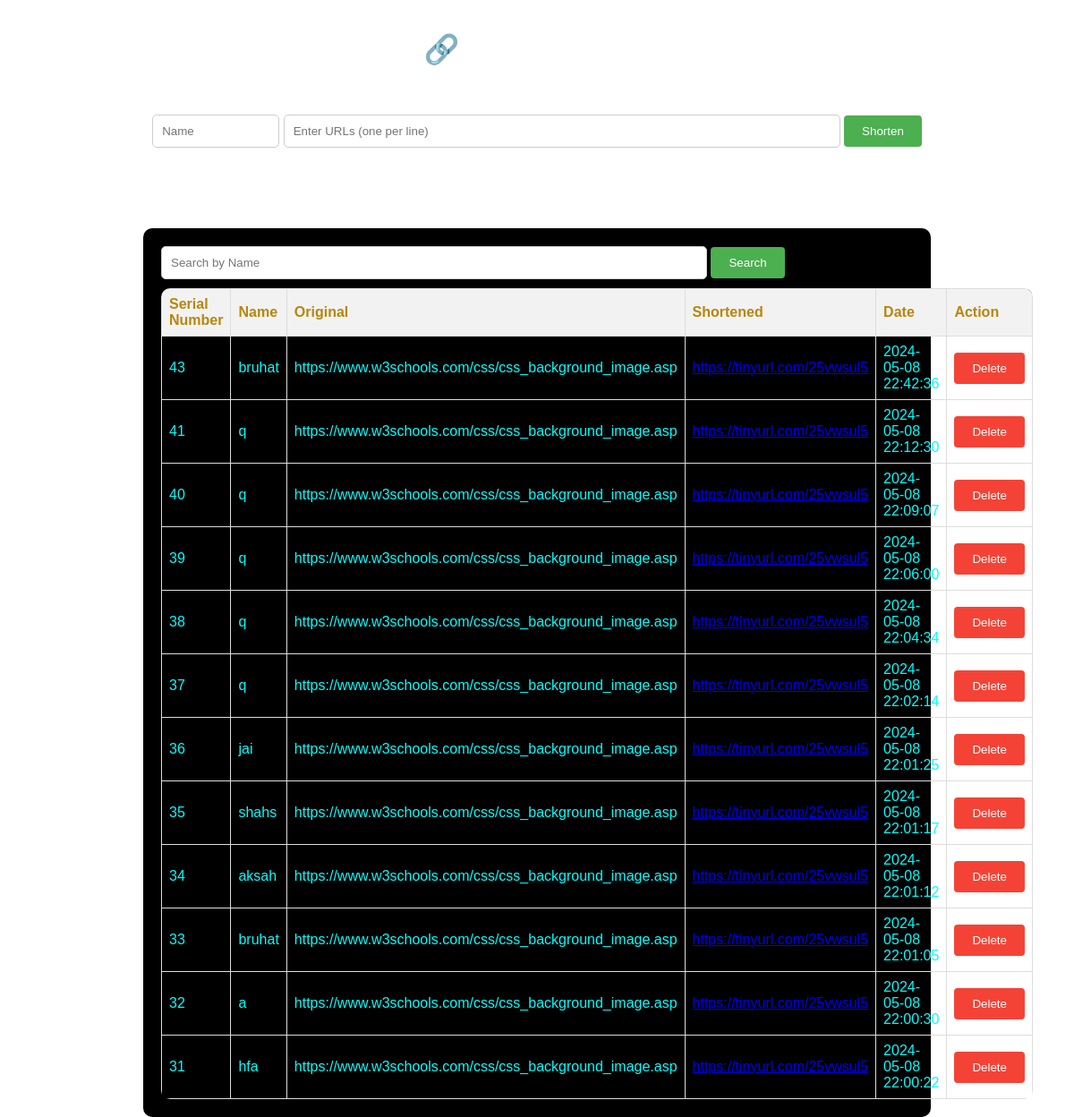
The page / on the database its author committed.
### tables this page shows
CREATE TABLE urls
                 (id INTEGER PRIMARY KEY AUTOINCREMENT, name TEXT, original TEXT, shortened TEXT, date TEXT);

### urlapp.py (the view)
@app.route('/', methods=['GET', 'POST'])
def index():
    if request.method == 'POST':
        if 'search_query' in request.form:
            search_query = request.form.get('search_query')
            if search_query:
                search_result = search_urls(search_query)
                return render_template('index.html', shortened_urls=search_result)
        else:
            name = request.form.get('name')
            urls = request.form.get('urls').splitlines()
            shortened_urls = []
            for url in urls:
                shortened_url = shorten_url(url)
                shortened_urls.append({"original": url, "short": shortened_url})
                add_to_database(name, url, shortened_url)
            return render_template('index.html', shortened_urls=get_all_urls())
    else:
        initialize_database()
        return render_template('index.html', shortened_urls=get_all_urls())

### urlapp.py (called while the page is built)
def initialize_database():
    conn = sqlite3.connect('urls.db')
    c = conn.cursor()
    c.execute('''CREATE TABLE IF NOT EXISTS urls
                 (id INTEGER PRIMARY KEY AUTOINCREMENT, name TEXT, original TEXT, shortened TEXT, date TEXT)''')
    conn.commit()
    conn.close()

def get_all_urls():
    conn = sqlite3.connect('urls.db')
    c = conn.cursor()
    c.execute("SELECT * FROM urls ORDER BY id DESC")
    urls = c.fetchall()
    conn.close()
    return urls

### Templates/index.html (shortened to what this page needs)
<!DOCTYPE html>
<html lang="en">
<head>
    <link rel="stylesheet" type="text/css" href="{{ url_for('static', filename='style.css') }}">
</head>
<body>
    <div class="background">
        <h1 class="heading">&#128279; URL Shortener</h1><br>
        <form method="POST">
            <input type="text" id="name" name="name" placeholder="Name" style="width: 10%">
            <input type="text" id="urls" name="urls" placeholder="Enter URLs (one per line)" style="width: 50%;">
            <input type="submit" value="Shorten">
        </form>
    </div>
    <div class="container">
        <form method="POST">
            <input type="text" id="search_query" name="search_query" placeholder="Search by Name">
            <button type="submit">Search</button>
        </form>
        {% if shortened_urls %}
            <table>
                <tr class="container coloumns">
                    <th>Serial Number</th>
                    <th>Name</th>
                    <th>Original</th>
                    <th>Shortened</th>
                    <th>Date</th>
                    <th>Action</th>
                </tr>
                {% for url in shortened_urls %}
                    <tr>
                        <td>{{ url[0] }}</td>
                        <td>{{ url[1] }}</td>
                        <td>{{ url[2] }}</td>
                        <td><a href="{{ url[3] }}">{{ url[3] }}</a></td>
                        <td>{{ url[4] }}</td>
                        <td>
                            <form action="/delete/{{ url[0] }}" method="POST">
                                <button type="submit" style="background-color: #f44336; color: white;">Delete</button>
                            </form>
                        </td>
                    </tr>
                {% endfor %}
            </table>
        {% endif %}
    </div>
</body>
</html>

### Static/style.css (style rules this page uses)
body { margin: 0; font-family: Arial, sans-serif; background-image: url('bg2.jpg'); background-size: auto; background-repeat: no-repeat; background-position: center; }
.background { padding: 0px; text-align: center; color: white; position: relative; width: 100%; z-index: 1; }
.background h1 { font-family: "Jersey 25 Charted", sans-serif; font-weight: 400; font-style: normal; padding: auto; }
.background input { padding-top: 5px; }
.heading { margin: 0; padding: 3%; }
.container { padding: 20px; margin-top: 80px; background-color: rgb(0, 0, 0); color: aqua; border-radius: 10px; width: 70%; margin-left: auto; margin-right: auto; position: inherit; }
.coloumns { color: darkgoldenrod; font-family: Verdana, Geneva, Tahoma, sans-serif; }
table { border-collapse: collapse; width: 100%; border-radius: 10px; overflow: hidden; }
th, td { border: 1px solid #dddddd; text-align: left; padding: 8px; }
th { background-color: #f2f2f2; }
input[type="text"], textarea { width: 70%; padding: 10px; border-radius: 5px; border: 1px solid #ccc; margin-bottom: 10px; }
input[type="submit"], button { background-color: #4CAF50; color: white; padding: 10px 20px; border: none; border-radius: 4px; cursor: pointer; }

### rows shown on the page
urls: id "43", name "bruhat", original "https://www.w3schools.com/css/css_background_image.asp", shortened "https://tinyurl.com/25vwsul5", date "2024-05-08 22:42:36"
urls: id "41", name "q", original "https://www.w3schools.com/css/css_background_image.asp", shortened "https://tinyurl.com/25vwsul5", date "2024-05-08 22:12:30"
urls: id "40", name "q", original "https://www.w3schools.com/css/css_background_image.asp", shortened "https://tinyurl.com/25vwsul5", date "2024-05-08 22:09:07"
urls: id "39", name "q", original "https://www.w3schools.com/css/css_background_image.asp", shortened "https://tinyurl.com/25vwsul5", date "2024-05-08 22:06:00"
urls: id "38", name "q", original "https://www.w3schools.com/css/css_background_image.asp", shortened "https://tinyurl.com/25vwsul5", date "2024-05-08 22:04:34"
urls: id "37", name "q", original "https://www.w3schools.com/css/css_background_image.asp", shortened "https://tinyurl.com/25vwsul5", date "2024-05-08 22:02:14"
urls: id "36", name "jai", original "https://www.w3schools.com/css/css_background_image.asp", shortened "https://tinyurl.com/25vwsul5", date "2024-05-08 22:01:25"
urls: id "35", name "shahs", original "https://www.w3schools.com/css/css_background_image.asp", shortened "https://tinyurl.com/25vwsul5", date "2024-05-08 22:01:17"
urls: id "34", name "aksah", original "https://www.w3schools.com/css/css_background_image.asp", shortened "https://tinyurl.com/25vwsul5", date "2024-05-08 22:01:12"
urls: id "33", name "bruhat", original "https://www.w3schools.com/css/css_background_image.asp", shortened "https://tinyurl.com/25vwsul5", date "2024-05-08 22:01:05"
urls: id "32", name "a", original "https://www.w3schools.com/css/css_background_image.asp", shortened "https://tinyurl.com/25vwsul5", date "2024-05-08 22:00:30"
urls: id "31", name "hfa", original "https://www.w3schools.com/css/css_background_image.asp", shortened "https://tinyurl.com/25vwsul5", date "2024-05-08 22:00:22"
